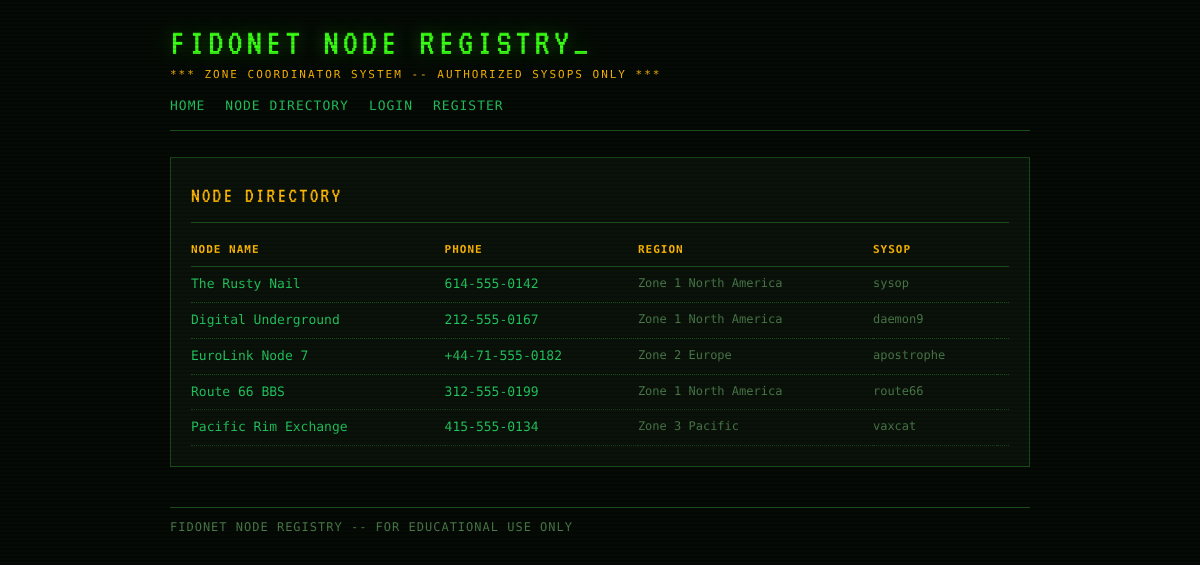
Page /directory on the earlier database version.
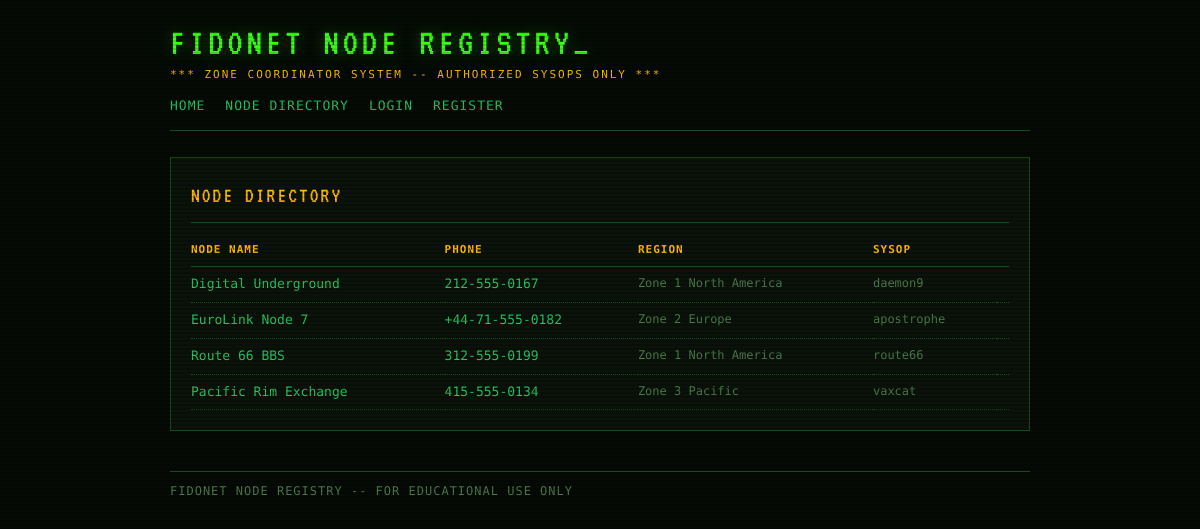
Same page on the later database version.
### tables this page shows
CREATE TABLE nodes (
            id INTEGER PRIMARY KEY AUTOINCREMENT,
            name TEXT NOT NULL,
            phone TEXT,
            region TEXT,
            description TEXT,
            owner_id INTEGER NOT NULL
        );

CREATE TABLE users (
            id INTEGER PRIMARY KEY AUTOINCREMENT,
            username TEXT UNIQUE NOT NULL,
            password_hash TEXT NOT NULL,
            role TEXT NOT NULL DEFAULT 'user',
            region TEXT,
            joined INTEGER
        );

### app.py (the view)
@app.route('/directory')
def directory():
    current = get_current_user(request)
    all_nodes = node_repo.get_all()
    return render_template('directory.html', nodes=all_nodes, current_user=current)

### app.py (called while the page is built)
def get_current_user(req):
    token = req.cookies.get('bbs_token')
    if not token:
        return None
    return sessions.get(token)

    def fetchall(self, query, params=()):
        cursor = self._conn.cursor()
        cursor.execute(query, params)
        return cursor.fetchall()

    def get_all(self):
        return self._db.fetchall("""
            SELECT n.*, u.username AS owner_username
            FROM nodes n JOIN users u ON n.owner_id = u.id
            ORDER BY n.id
        """)

### templates/directory.html (shortened to what this page needs)
{% extends "base.html" %}
{% block content %}
<div class="panel">
  <div class="panel-title">NODE DIRECTORY</div>
  {% if nodes %}
    <table class="data-table">
      <thead>
        <tr>
          <th>NODE NAME</th>
          <th>PHONE</th>
          <th>REGION</th>
          <th>SYSOP</th>
          <th></th>
        </tr>
      </thead>
      <tbody>
        {% for node in nodes %}
        <tr>
          <td class="name"><a href="{{ url_for('node_view', node_id=node.id) }}">{{ node.name }}</a></td>
          <td class="phone">{{ node.phone }}</td>
          <td class="meta">{{ node.region }}</td>
          <td class="meta">{{ node.owner_username }}</td>
          <td class="meta">
          </td>
        </tr>
        {% endfor %}
      </tbody>
    </table>
  {% else %}
    <p style="color:var(--grey);">NO NODES REGISTERED.</p>
  {% endif %}
</div>
{% endblock %}

### templates/base.html (shortened to what this page needs)
<!DOCTYPE html>
<html lang="en">
<head>
  <link rel="stylesheet" href="{{ url_for('static', filename='css/style.css') }}">
</head>
<body>
<div class="page-wrap">
  <header class="site-header">
    <div class="site-title">FIDONET NODE REGISTRY<span class="blink">_</span></div>
    <div class="site-sub">*** ZONE COORDINATOR SYSTEM -- AUTHORIZED SYSOPS ONLY ***</div>
    <nav class="site-nav">
      <a href="{{ url_for('index') }}">HOME</a>
      <a href="{{ url_for('directory') }}">NODE DIRECTORY</a>
      {% if current_user %}
        <a href="{{ url_for('profile', user_id=current_user.user_id) }}">MY PROFILE</a>
        <a href="{{ url_for('profile_edit') }}">EDIT PROFILE</a>
        {% if current_user.role == 'sysop' %}
          <a href="{{ url_for('sysop') }}">SYSOP PANEL</a>
        {% endif %}
        <a href="{{ url_for('logout') }}">LOGOUT</a>
        <span class="nav-handle">[{{ current_user.username }}]</span>
      {% else %}
        <a href="{{ url_for('login') }}">LOGIN</a>
        <a href="{{ url_for('register') }}">REGISTER</a>
      {% endif %}
    </nav>
  </header>
  <main>
    {% block content %}{% endblock %}
  </main>
  <footer class="site-footer">
    FIDONET NODE REGISTRY -- FOR EDUCATIONAL USE ONLY
  </footer>
</div>
</body>
</html>

### static/css/style.css (style rules this page uses)
:root { --bg: #050a05; --bg-panel: #0a120a; --green: #39ff14; --green-dim: #1a7a0a; --green-mid: #22c55e; --amber: #ffb800; --red: #ff3c3c; --grey: #4a7a4a; --text: #c8f5c8; --border: #1a4a1a; --font-mono: 'Share Tech Mono', monospace; --font-vt: 'VT323', monospace; }
* { box-sizing: border-box; margin: 0; padding: 0; }
body { background: var(--bg); color: var(--text); font-family: var(--font-mono); font-size: 14px; line-height: 1.6; min-height: 100vh; }
body::before { content: ''; position: fixed; inset: 0; background: repeating-linear-gradient( 0deg, transparent, transparent 2px, rgba(0,0,0,0.12) 2px, rgba(0,0,0,0.12) 4px ); pointer-events: none; z-index: 9999; }
.page-wrap { max-width: 900px; margin: 0 auto; padding: 24px 20px; }
.site-header { border-bottom: 1px solid var(--border); padding-bottom: 14px; margin-bottom: 26px; }
.site-title { font-family: var(--font-vt); font-size: 38px; color: var(--green); letter-spacing: 4px; line-height: 1; text-shadow: 0 0 18px rgba(57,255,20,0.35); }
.site-sub { color: var(--amber); font-size: 11px; letter-spacing: 2px; margin-top: 4px; }
.site-nav { margin-top: 12px; display: flex; gap: 20px; flex-wrap: wrap; align-items: center; }
.site-nav a { color: var(--green-mid); text-decoration: none; font-size: 13px; letter-spacing: 1px; }
.panel { background: var(--bg-panel); border: 1px solid var(--border); padding: 20px; margin-bottom: 20px; }
.panel-title { font-family: var(--font-vt); font-size: 22px; color: var(--amber); letter-spacing: 2px; margin-bottom: 14px; border-bottom: 1px solid var(--border); padding-bottom: 8px; }
.data-table { width: 100%; border-collapse: collapse; font-size: 13px; }
.data-table th { text-align: left; color: var(--amber); font-size: 11px; letter-spacing: 1px; padding: 4px 8px 8px 0; border-bottom: 1px solid var(--border); }
.data-table td { padding: 7px 8px 7px 0; border-bottom: 1px dotted var(--border); vertical-align: top; }
.data-table td.name { color: var(--green); }
.data-table td.phone { color: var(--green-mid); }
.data-table td.meta { color: var(--grey); font-size: 12px; }
.site-footer { margin-top: 40px; border-top: 1px solid var(--border); padding-top: 10px; color: var(--grey); font-size: 12px; letter-spacing: 1px; }
.blink { animation: blink 1.1s step-end infinite; }
a { color: var(--green-mid); text-decoration: none; }

Differences in the rows shown:
removed nodes: name "The Rusty Nail", phone "614-555-0142", region "Zone 1 North America", owner_username "sysop"
